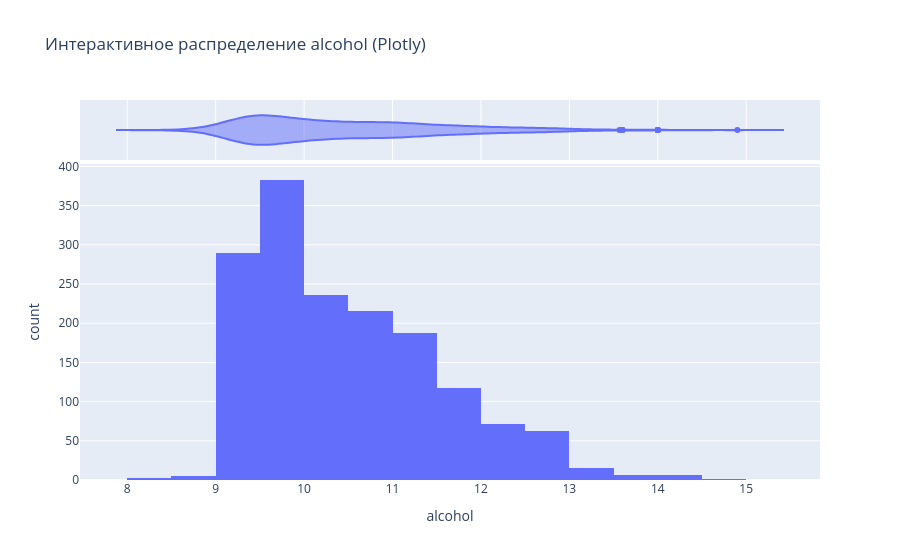

Here is the notebook cell this chart was saved with:
### Code cell
fig = px.histogram(df, x='alcohol', nbins=30, marginal='violin', 
                   title='Интерактивное распределение alcohol (Plotly)')
fig.show()

### Figure 1 — Plotly figure (JSON) as saved in the notebook; plotly's stock layout.template omitted (floating-point values rounded to 4 significant figures; data arrays with more than 128 entries replaced by an {"elided": "..."} marker saying what was removed)
{"data": [{"bingroup": "x", "hovertemplate": "alcohol=%{x}<br>count=%{y}<extra></extra>", "legendgroup": "", "marker": {"color": "#636efa", "pattern": {"shape": ""}}, "name": "", "nbinsx": 30, "orientation": "v", "showlegend": false, "type": "histogram", "x": {"elided": "1599 float values"}, "xaxis": "x", "yaxis": "y"}, {"hovertemplate": "alcohol=%{x}<extra></extra>", "legendgroup": "", "marker": {"color": "#636efa"}, "name": "", "scalegroup": "x", "showlegend": false, "type": "violin", "x": {"elided": "1599 float values"}, "xaxis": "x2", "yaxis": "y2"}], "layout": {"barmode": "relative", "legend": {"tracegroupgap": 0}, "title": {"text": "Интерактивное распределение alcohol (Plotly)"}, "xaxis": {"anchor": "y", "domain": [0, 1], "title": {"text": "alcohol"}}, "xaxis2": {"anchor": "y2", "domain": [0, 1], "matches": "x", "showgrid": true, "showticklabels": false}, "yaxis": {"anchor": "x", "domain": [0, 0.8316], "title": {"text": "count"}}, "yaxis2": {"anchor": "x2", "domain": [0.8416, 1], "matches": "y2", "showgrid": false, "showline": false, "showticklabels": false, "ticks": ""}}}
